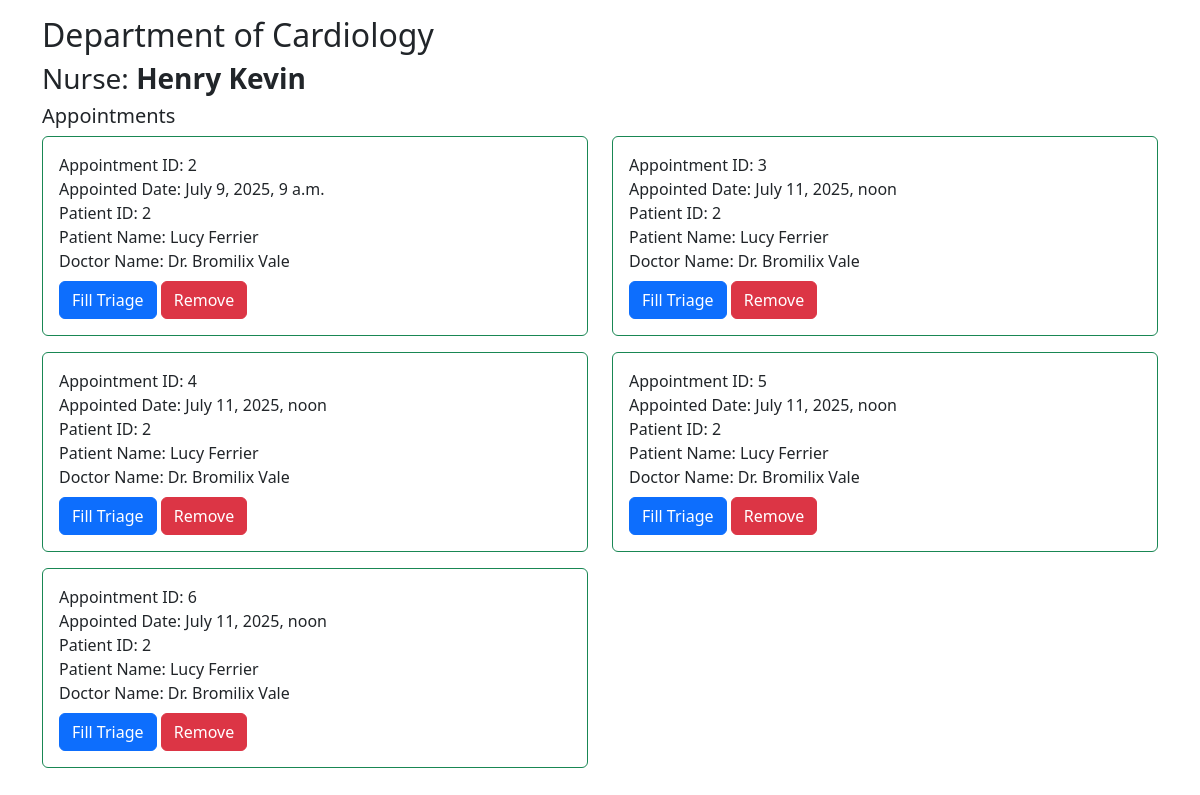
Page /triage/show_appointments/ (signed in) on the earlier database version.
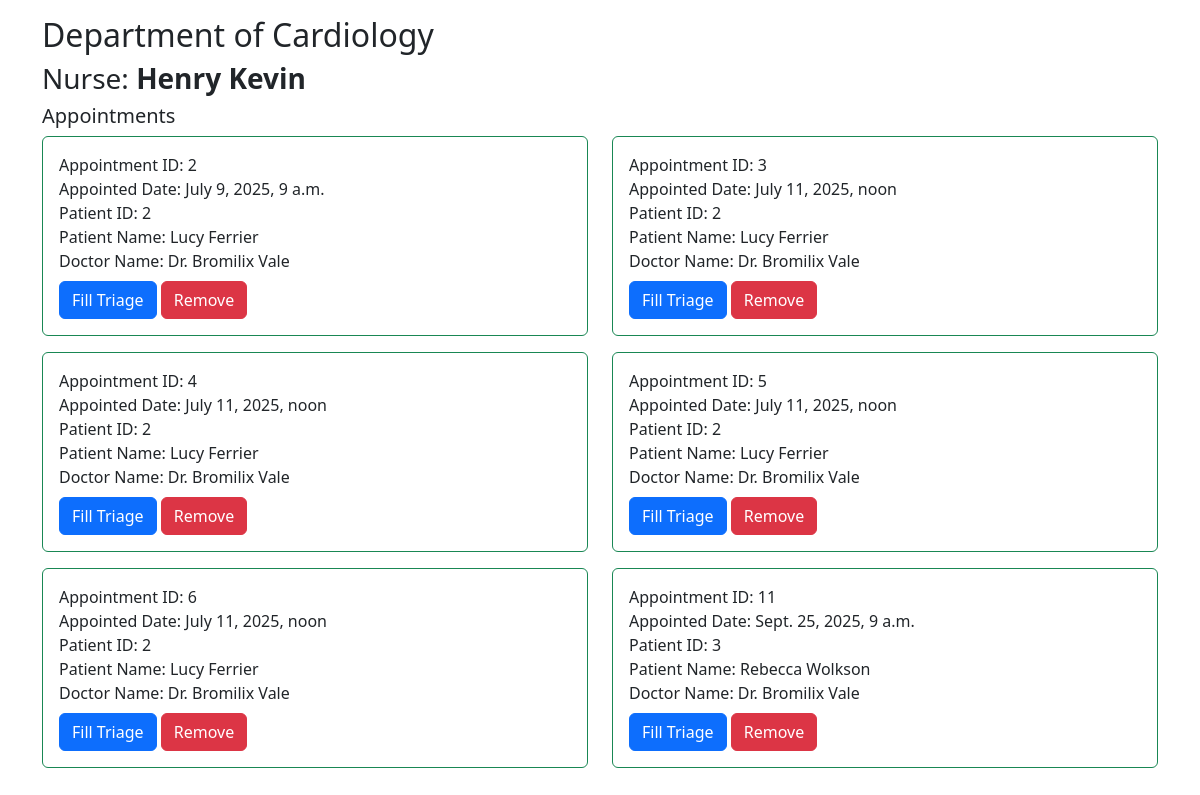
Same page on the later database version.
### appointment/models.py (models this page shows, shortened)
class Appointment(models.Model):
    STATUS_CHOICES = [
        ('pending', 'Pending'),
        ('confirmed', 'Confirmed'),
        ('cancelled', 'Cancelled'),
        ('completed', 'Completed'),
        ('due', 'Due'),
    ]
    REASON_CHOICES = [
        ('first_time', 'First-time Visit'),
        ('follow_up', 'Follow-up'),
        ('referral', 'Referral')
    ]
    patient = models.ForeignKey(Patient, on_delete=models.CASCADE)
    doctor = models.ForeignKey(Doctor, on_delete=models.CASCADE)
    appointed_datetime = models.DateTimeField()
    status = models.CharField(max_length=10, choices=STATUS_CHOICES, default='pending')
    visit_reason = models.CharField(max_length=20, choices=REASON_CHOICES)
    cancellation_reason = models.TextField(blank=True, null=True)
    cancelled_by = models.CharField(max_length=10, blank=True, null=True)  # 'doctor' or 'patient'
    notes = models.TextField(blank=True, null=True)
    created_at = models.DateTimeField(auto_now_add=True)
    deleted_at = models.DateTimeField(blank=True, null=True)

### patient/models.py (models this page shows, shortened)
class Patient(models.Model):
    TITLES = [
        ('mr', 'Mr'),
        ('mrs', 'Mrs'),
        ('mss', 'Miss'),
        ('ms', 'Ms'),
        ('dr', 'Dr'),
    ]
    GENDER_CHOICES = [
        ('M', 'Male'),
        ('F', 'Female'),
        ('O', 'Other'),
        ('P', 'Prefer not to say'),
    ]
    MARITAL_STATUS_CHOICES = [
        ('M', 'Married'),
        ('U', 'Unmarried'),
        ('P', 'Prefer not to say'),
    ]
    STATUS_CHOICES = [
        ('active', 'Active'),
        ('inactive', 'Inactive'),
    ]
    title = models.CharField(max_length=10, choices=TITLES, blank=True, null=True)
    fname = models.CharField(max_length=64)
    lname = models.CharField(max_length=64)
    date_of_birth = models.DateField(blank=True, null=True)
    gender = models.CharField(max_length=20, choices=GENDER_CHOICES, blank=True, null=True)
    marital_status = models.CharField(max_length=20, choices=MARITAL_STATUS_CHOICES, blank=True, null=True)
    phone = models.CharField(max_length=20, blank=True, null=True)
    email = models.EmailField(max_length=64)
    address = models.TextField(blank=True, null=True)
    password = models.CharField(max_length=128)
    status = models.CharField(max_length=10, choices=STATUS_CHOICES, default='active')
    created_at = models.DateTimeField(auto_now_add=True)
    updated_at = models.DateTimeField(auto_now=True)
    def __str__(self):
        return f"{self.fname} {self.lname}"

### doctor/models.py (models this page shows)
class Doctor(models.Model):
    STATUS_CHOICES = [
        ('active', 'Active'),
        ('inactive', 'Inactive')
    ]
    user = models.OneToOneField(User, on_delete=models.CASCADE, null=True, blank=True)
    department = models.ForeignKey(Department, on_delete=models.CASCADE, related_name="doctors")
    fname = models.CharField(max_length=64)
    lname = models.CharField(max_length=64)
    license = models.CharField(max_length=20, unique=True)
    specialisation = models.CharField(max_length=64)
    email = models.EmailField(max_length=64, unique=True)
    phone = models.CharField(max_length=20)
    address = models.TextField(max_length=500)
    password = models.CharField(max_length=128, default='@User123')
    status = models.CharField(max_length=10, choices=STATUS_CHOICES, default="active")
    created_at = models.DateTimeField(auto_now_add=True)
    updated_at = models.DateTimeField(auto_now=True)
    class Meta:
        verbose_name = 'Doctor'
        verbose_name_plural = 'Doctors'
    def __str__(self):
        return f'Dr. {self.fname} {self.lname}'

### triage/views.py (the view)
# urls.py: path('show_appointments/', views.show_appointments, name='show_appointments'),
@nurse_login_required
def show_appointments(request):
    nurse = request.nurse
    nurse_department = nurse.department
    appointments = Appointment.objects.filter(
        doctor__department=nurse_department
    ).select_related('doctor', 'patient')
    return render(request, 'triage/show_appointments.html', {
        'appointments': appointments,
        'nurse': nurse,
    })

### doctor/models.py (called while the page is built)
    def __str__(self):
        return f"Department of {self.dep_name}"

### nurse/models.py (called while the page is built)
    def __str__(self):
        return f'{self.fname} {self.lname}'

### triage/templates/triage/show_appointments.html
{% extends 'triage/layout.html' %}
{% block content %}
    <h2>{{ nurse.department }}</h2>
    <h3>Nurse: <strong>{{ nurse }}</strong></h3>
    <h5>Appointments</h5>
        <div class="row">
            {% for appointment in appointments %}
            <div class="card-items col-lg-6 mb-3">
                <div class="card border border-success">
                    <div class="card-body">
                        Appointment ID: {{ appointment.id }} <br/>
                        Appointed Date: {{ appointment.appointed_datetime }} <br/>
                        Patient ID: {{ appointment.patient_id }}<br/>
                        Patient Name: {{ appointment.patient }}<br/>
                        Doctor Name: {{ appointment.doctor }}<br/>
                        <div class="control-buttons mt-2">
                            <a href="{% url 'triage:fill_triage' appointment.id %}" class="btn btn-primary">Fill Triage</a>
                            <a href="" class="btn btn-danger">Remove</a>
                        </div>
                    </div>
                </div>
            </div>
            {% empty %}
            <p>No available appointment</p>
            {% endfor %}
        </div>
{% endblock %}

Differences in the rows shown:
added Appointment: id "11", appointed_datetime "Sept. 25, 2025, 9 a.m.", patient_id "3", patient "Rebecca Wolkson", doctor "Dr. Bromilix Vale"
